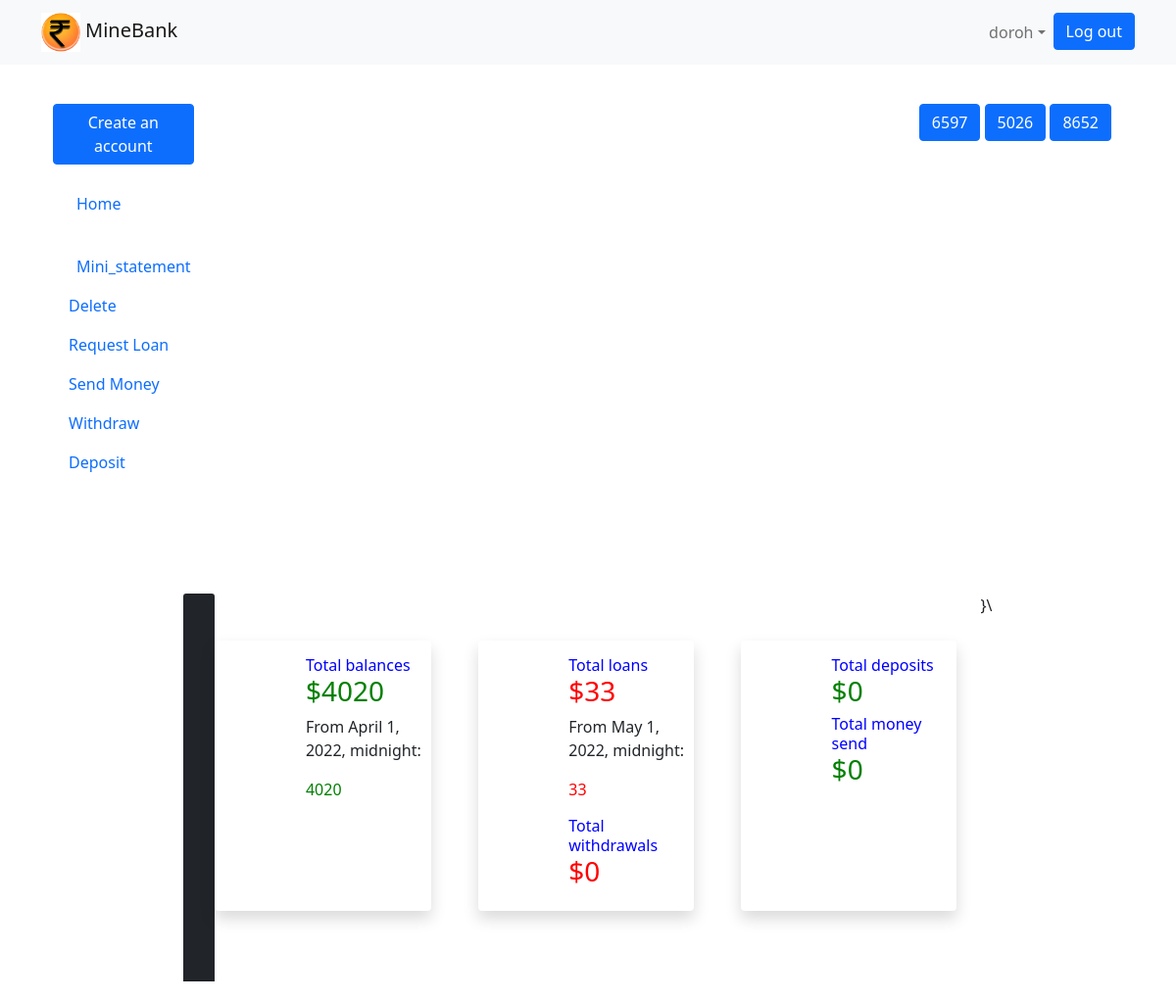
/dashboard/5/ (signed in), run on an earlier commit of the app's database.
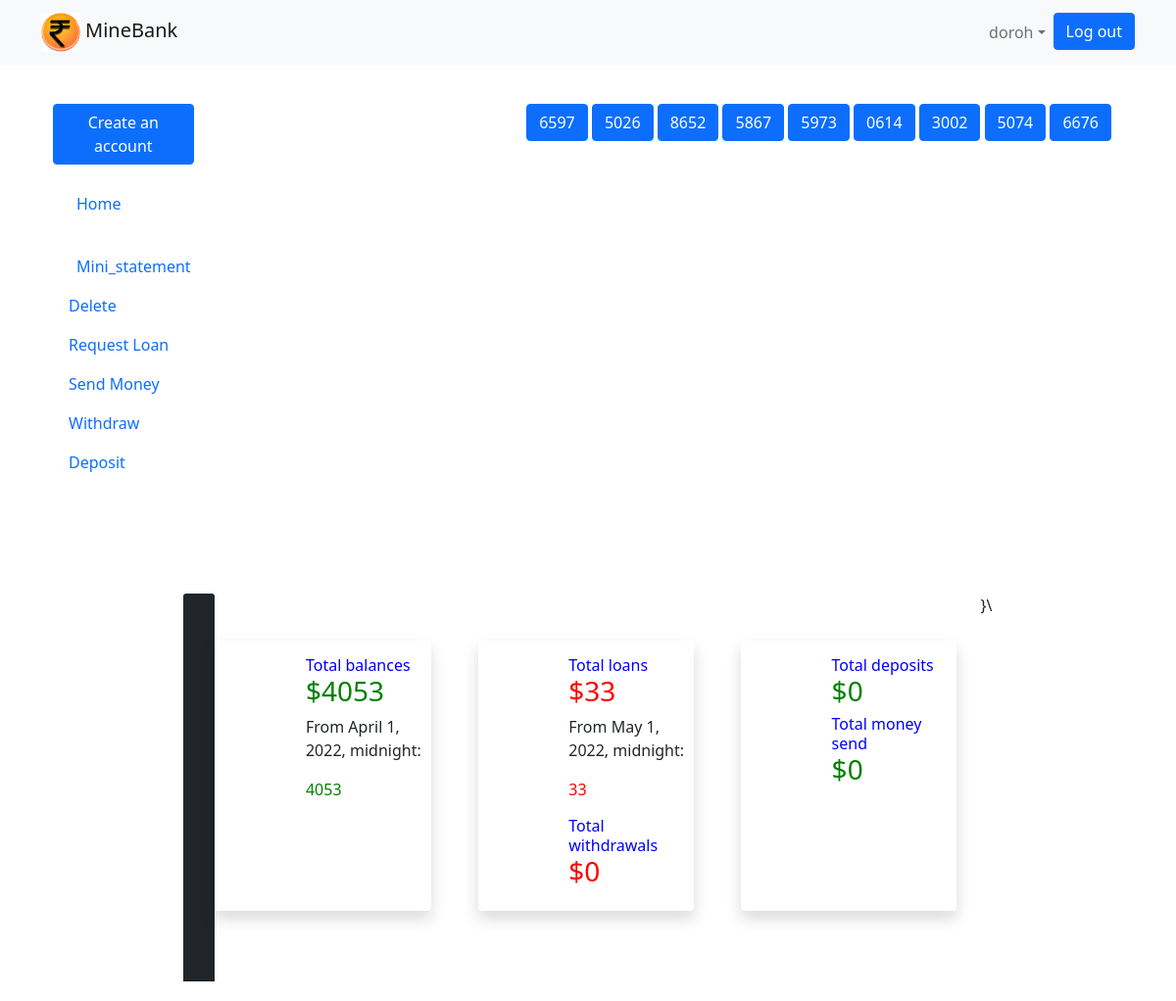
And on a later commit of the database.
### branch/models.py (models this page shows)
class Account(models.Model):
    name = models.CharField(max_length=30, unique=True, default='')
    balance=models.DecimalField( max_digits=12, decimal_places=2)
    customer=models.ForeignKey(Customer, on_delete=models.CASCADE)
    timestamp = models.DateTimeField(auto_now_add = True)
    def __str__(self):
        return self.name

### branch/views.py (the view)
# urls.py: path('dashboard/<int:pk>/',views.dashboard,name='dashboard'),
def dashboard(request,pk):
    account = get_object_or_404(Account, pk=pk)
    accounts = Account.objects.filter(customer__user=request.user)
    print(accounts)
    print(account)
    accounts= Account.objects.filter(customer__user = request.user).order_by('timestamp')
    total_amount = Account.objects.filter(customer__user = request.user).filter(pk=pk).aggregate(sum=Coalesce(Sum ('balance'),Decimal(0)) )
    total_loans = Loan.objects.filter(customer__user = request.user).filter(pk=pk).aggregate(sum=Coalesce(Sum ('amount'),Decimal(0)))
    total_withdraw = Transaction.objects.filter(type='Withdrawal').filter(pk=pk).filter(account__customer__user=request.user).aggregate(sum=Coalesce(Sum ('amount'),Decimal(0)) )
    total_deposited = Transaction.objects.filter(type='Deposit').filter(pk=pk).filter(account__customer__user=request.user).aggregate(sum=Coalesce(Sum ('amount'),Decimal(0)) )
    total_transferred= Transaction.objects.filter(type='Transfer').filter(pk=pk).filter(account__customer__user=request.user).aggregate(sum=Coalesce(Sum ('amount'),Decimal(0)) )
    monthly_withdrawals = Transaction.objects.filter(type='Withdrawal').filter(pk=pk).filter(account__customer__user=request.user).annotate(month=TruncMonth('timestamp')).values('month').annotate(c=Count('id')).annotate(sum=Coalesce(Sum('amount'),Decimal(0))).values('month','sum','c')
    monthly_deposits= Transaction.objects.filter(type='Deposit').filter(pk=pk).filter(account__customer__user=request.user).annotate(month=TruncMonth('timestamp')).values('month').annotate(c=Count('id')).annotate(sum=Coalesce(Sum('amount'),Decimal(0))).values('month','sum','c')
    monthly_transfers= Transaction.objects.filter(type='Transfer').filter(pk=pk).filter(account__customer__user=request.user).annotate(month=TruncMonth('timestamp')).values('month').annotate(c=Count('id')).annotate(sum=Coalesce(Sum('amount'),Decimal(0))).values('month','sum','c')
    loans_monthly = Loan.objects.filter(customer__user = request.user).filter(pk=pk).annotate(month=TruncMonth('timestamp')).values('month').annotate(c=Count('id')).annotate(sum=Coalesce(Sum('amount'),Decimal(0))).values('month','sum','c')
    accounts_monthly = Account.objects.filter(customer__user = request.user).filter(pk=pk).annotate(month=TruncMonth('timestamp')).values('month').annotate(c=Count('id')).annotate(sum=Coalesce(Sum('balance'),Decimal(0))).values('month','sum','c')
    return render(request, 'dashboard.html',{'account':account,"accounts":accounts, "total_withdraw":total_withdraw,"total_transferred":total_transferred, "total_deposited":total_deposited, "loans_monthly":loans_monthly,"monthly_transfers":monthly_transfers, "monthly_deposits":monthly_deposits, "monthly_withdrawals":monthly_withdrawals, "accounts_monthly":accounts_monthly , "total_loans":total_loans, "total_amount":total_amount})

### templates/dashboard.html (shortened to what the changed rows need)
{% extends 'base.html' %}
{% load static%}
  {% block content%}
{% include 'list.html'%}
<main style="margin-top:50px; height:auto; width:auto; padding: 20px 0; "">
  <div class="pt-4 my-container active-cont d-flex justify-content-center">
    <section class="py-5  " style="height:auto" id="dashboard">
      <div class="row  gx-5 h-100">
          <div class="col-12  col-sm-6 col-xl-4 mb-4">
              <div class="card border-0 h-100  shadow">
                  <div class="card-body  ">
                      <div class=" row d-block d-xl-flex align-items-center">
                          <div class=" col-12 col-xl-7 px-xl-0">
                                  <h2 class="h6 text-gray-400 mb-0" style="color:blue">Total balances</h2>
                                  <h3 class="fw-extrabold mb-2" style="color:green" >${{total_amount.sum}}</h3>
                                  <div class="">
                                    {%for account_monthly  in accounts_monthly %}
                                    <p> From {{account_monthly.month}}:</p>
                                    <p style="color:green" >{{account_monthly.sum}}</p>
                                    {% endfor%}
                              </div>
                          </div>
                      </div>
                  </div>
              </div>
          </div>
          <div class="col-12 col-sm-6 col-xl-4 mb-4">
              <div class="card border-0 h-100 shadow">
                  <div class="card-body">
                      <div class="row d-block d-xl-flex align-items-center">
                          <div class="col-12 col-xl-7 px-xl-0">
                                <h2 class="h6 text-gray-400 mb-0" style="color:blue">Total loans</h2>
                                <div class="">
                                  {%for loan_monthly  in loans_monthly %}
                                  <p>From {{loan_monthly.month}}:</p>
                                  <p style="color:red" >{{loan_monthly.sum}}</p>
                                  {% endfor%}
                                </div>
                                <h2 class="h6 text-gray-400 mb-0" style="color:blue"> Total withdrawals</h2>
                                </div>
                          </div>
                      </div>
                  </div>
              </div>
          <div class="col-12 col-sm-6 col-xl-4 mb-4">
              <div class="card border-0 h-100 shadow">
                  <div class="card-body ">
                      <div class="row d-block d-xl-flex align-items-center">
                          <div class="col-12 col-xl-7 px-xl-0">
                                  <h2 class="h6 text-gray-400 mb-0" style="color:blue"> Total deposits</h2>
                                  <h2 class="h6 text-gray-400 mb-0" style="color:blue"> Total money send</h2>
                          </div>
                      </div>
                  </div>
              </div>
          </div>
      </div>
      </section>
</div>
</main>
{% endblock%}

### templates/list.html (shortened to what this page needs)
{% extends 'base.html' %}
{% block content %}
<div class="Sidebar active-nav d-flex justify-content-center flex-wrap flex-column" id="sidebar">
 <ul class="nav flex-column text-white w-100">
   <a href="#" class="nav-link h3 text-white my-2">
     </a>
<div class=" d-flex mt-3">
    <a href="{% url 'create'%}" class="btn btn-primary ">Create an account</a>
<div class="container d-flex justify-content-center ms-auto">
   <ul class="navbar-nav ms-auto">
     <li class="nav-item active">
         <li class="nav-item">
           {%for account in accounts%}
           <a class="btn btn-primary" href="{% url 'dashboard' account.pk%}">{{account}}</a>
           {%endfor%}
             </li>
       </ul>
</div>
</div>
{% endblock%}

What changed in the data, as far as the page shows it:
added Account: name "5867"
added Account: name "5973"
added Account: name "0614"
added Account: name "3002"
added Account: name "5074"
added Account: name "6676"
Also different on the page:
{{ total_amount.sum }}: "4020" → "4053"
new list line: "From April 1, 2022, midnight : 4053"
list line gone: "From April 1, 2022, midnight : 4020"
